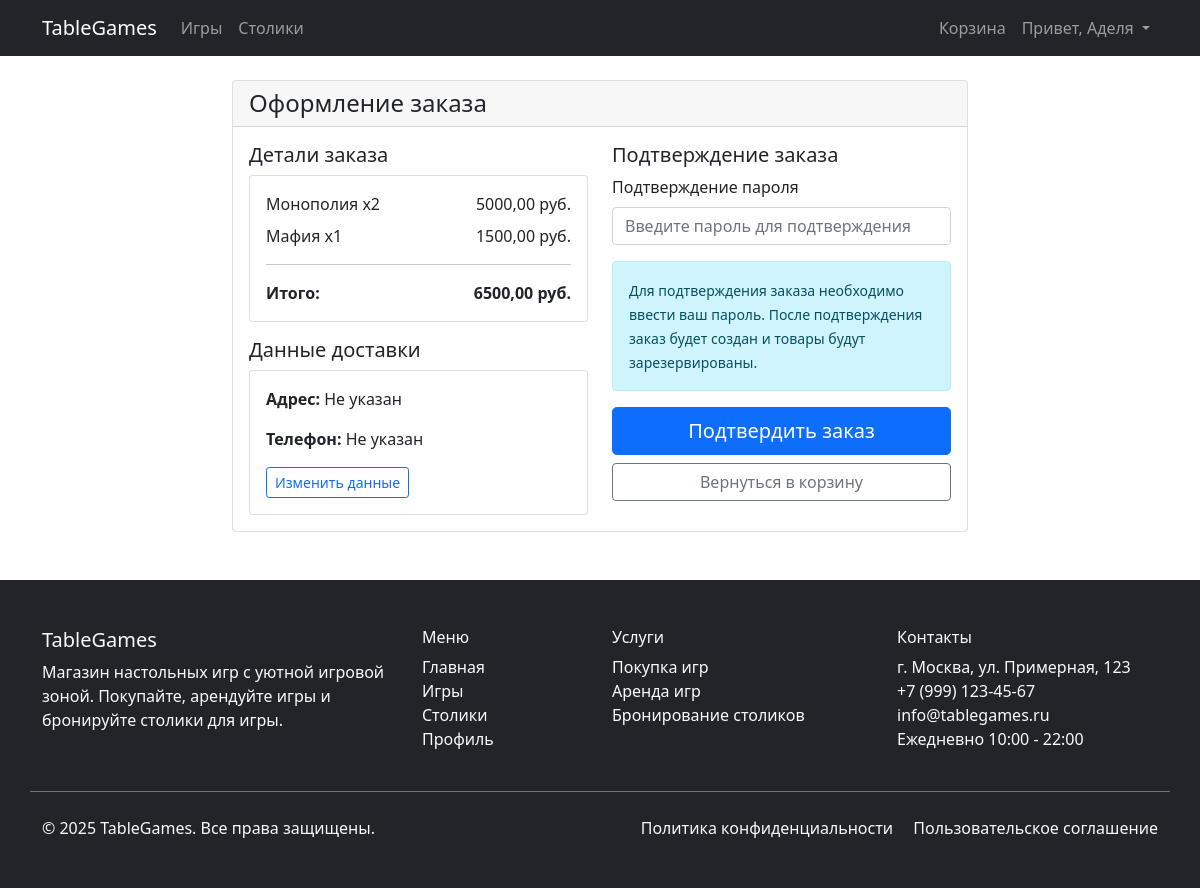
The page /order/create/ (signed in) on the database its author committed.
### tablegames/models.py (models this page shows, shortened)
class CartItem(models.Model):
    cart = models.ForeignKey(Cart, on_delete=models.CASCADE, related_name='items', verbose_name='Корзина')
    game = models.ForeignKey(Game, on_delete=models.CASCADE, verbose_name='Игра')
    quantity = models.PositiveIntegerField(default=1, verbose_name='Количество')
    added_at = models.DateTimeField(auto_now_add=True)
    class Meta:
        verbose_name = 'Элемент корзины'
        verbose_name_plural = 'Элементы корзины'
        unique_together = ['cart', 'game']
    @property
    def total_price(self):
        return self.game.price * self.quantity

class Game(models.Model):
    GAME_CATEGORIES = [
        ('strategy', 'Стратегические'),
        ('family', 'Семейные'),
        ('party', 'Для вечеринок'),
        ('cooperative', 'Кооперативные'),
        ('card', 'Карточные'),
        ('rpg', 'Ролевые'),
    ]
    name = models.CharField(max_length=200, verbose_name='Название игры')
    description = models.TextField(verbose_name='Описание')
    category = models.CharField(max_length=20, choices=GAME_CATEGORIES, verbose_name='Категория')
    price = models.DecimalField(max_digits=10, decimal_places=2, verbose_name='Цена покупки')
    rental_price_per_day = models.DecimalField(max_digits=8, decimal_places=2, verbose_name='Цена аренды за день')
    min_players = models.PositiveIntegerField(validators=[MinValueValidator(1)],
                                              verbose_name='Минимальное количество игроков')
    max_players = models.PositiveIntegerField(validators=[MinValueValidator(1)],
                                              verbose_name='Максимальное количество игроков')
    play_time_minutes = models.PositiveIntegerField(verbose_name='Время игры (минуты)')
    difficulty = models.PositiveIntegerField(
        validators=[MinValueValidator(1), MaxValueValidator(5)],
        verbose_name='Сложность (1-5)'
    )
    in_stock = models.PositiveIntegerField(default=0, verbose_name='В наличии для покупки')
    available_for_rental = models.PositiveIntegerField(default=0, verbose_name='Доступно для аренды')
    image = models.ImageField(upload_to='games/', blank=True, null=True, verbose_name='Изображение')
    created_at = models.DateTimeField(auto_now_add=True)
    class Meta:
        verbose_name = 'Игра'
        verbose_name_plural = 'Игры'

class Cart(models.Model):
    user = models.OneToOneField(User, on_delete=models.CASCADE, verbose_name='Пользователь')
    created_at = models.DateTimeField(auto_now_add=True)
    updated_at = models.DateTimeField(auto_now=True)
    class Meta:
        verbose_name = 'Корзина'
        verbose_name_plural = 'Корзины'
    @property
    def total_price(self):
        return sum(item.total_price for item in self.items.all())

class Customer(models.Model):
    user = models.OneToOneField('auth.User', on_delete=models.CASCADE, verbose_name='Пользователь')
    phone = models.CharField(max_length=20, verbose_name='Телефон')
    address = models.TextField(verbose_name='Адрес')
    created_at = models.DateTimeField(auto_now_add=True)
    class Meta:
        verbose_name = 'Клиент'
        verbose_name_plural = 'Клиенты'

### tablegames/views.py (the view)
# urls.py: path('order/create/', views.create_order_from_cart, name='create_order_from_cart'),
@login_required
def create_order_from_cart(request):
    cart = get_object_or_404(Cart, user=request.user)
    items = cart.items.select_related('game').all()
    if not items:
        messages.error(request, 'Корзина пуста')
        return redirect('cart_view')
    customer, created = Customer.objects.get_or_create(user=request.user)
    if request.method == 'POST':
        form = OrderConfirmationForm(request.user, request.POST)
        if form.is_valid():
            try:
                with transaction.atomic():
                    for item in items:
                        if item.quantity > item.game.in_stock:
                            messages.error(request,
                                           f'Товар "{item.game.name}" недоступен в количестве {item.quantity} шт.')
                            return redirect('cart_view')
                    total_amount = sum(item.total_price for item in items)
                    order = PurchaseOrder.objects.create(
                        customer=customer,
                        total_amount=total_amount,
                        shipping_address=customer.address
                    )
                    for item in items:
                        OrderItem.objects.create(
                            order=order,
                            game=item.game,
                            quantity=item.quantity,
                            price=item.game.price
                        )
                        item.game.in_stock -= item.quantity
                        item.game.save()
                    cart.items.all().delete()
                    messages.success(request, f'Заказ #{order.order_number} успешно создан!')
                    return redirect('order_success', order_id=order.id)
            except Exception as e:
                messages.error(request, f'Ошибка при создании заказа: {str(e)}')
        else:
            messages.error(request, 'Неверный пароль')
    else:
        form = OrderConfirmationForm(request.user)
    return render(request, 'tablegames/create_order.html', {
        'cart': cart,
        'items': items,
        'form': form,
        'customer': customer
    })

### tablegames/forms.py (shortened to what this page needs)
class OrderConfirmationForm(forms.Form):
    password = forms.CharField(
        widget=forms.PasswordInput(attrs={
            'class': 'form-control',
            'placeholder': 'Введите пароль для подтверждения',
            'id': 'password-confirm'
        }),
        label='Подтверждение пароля'
    )
    def __init__(self, user, *args, **kwargs):
        self.user = user
        super().__init__(*args, **kwargs)

### tablegames/templates/tablegames/create_order.html (shortened to what this page needs)
{% extends 'tablegames/base.html' %}
{% block content %}
<div class="row justify-content-center">
    <div class="col-md-8">
        <div class="card">
            <div class="card-header">
                <h4 class="card-title mb-0">Оформление заказа</h4>
            </div>
            <div class="card-body">
                <div class="row">
                    <div class="col-md-6">
                        <h5>Детали заказа</h5>
                        <div class="card mb-3">
                            <div class="card-body">
                                {% for item in items %}
                                <div class="d-flex justify-content-between mb-2">
                                    <span>{{ item.game.name }} x{{ item.quantity }}</span>
                                    <span>{{ item.total_price }} руб.</span>
                                </div>
                                {% endfor %}
                                <hr>
                                <div class="d-flex justify-content-between fw-bold">
                                    <span>Итого:</span>
                                    <span>{{ cart.total_price }} руб.</span>
                                </div>
                            </div>
                        </div>
                        <h5>Данные доставки</h5>
                        <div class="card">
                            <div class="card-body">
                                <p><strong>Адрес:</strong> {{ customer.address|default:"Не указан" }}</p>
                                <p><strong>Телефон:</strong> {{ customer.phone|default:"Не указан" }}</p>
                                <a href="{% url 'profile' %}" class="btn btn-sm btn-outline-primary">Изменить данные</a>
                            </div>
                        </div>
                    </div>
                    <div class="col-md-6">
                        <h5>Подтверждение заказа</h5>
                        <form method="post" id="order-form">
                            <div class="mb-3">
                                <label for="{{ form.password.id_for_label }}" class="form-label">{{ form.password.label }}</label>
                                {{ form.password }}
                            </div>
                            <div class="alert alert-info">
                                <small>
                                    Для подтверждения заказа необходимо ввести ваш пароль.
                                    После подтверждения заказ будет создан и товары будут зарезервированы.
                                </small>
                            </div>
                            <div class="d-grid gap-2">
                                <button type="submit" class="btn btn-primary btn-lg">Подтвердить заказ</button>
                                <a href="{% url 'cart_view' %}" class="btn btn-outline-secondary">Вернуться в корзину</a>
                            </div>
                        </form>
                    </div>
                </div>
            </div>
        </div>
    </div>
</div>
{% endblock %}

### tablegames/templates/tablegames/base.html (shortened to what this page needs)
<!DOCTYPE html>
<html lang="ru">
<head>
    <link href="https://cdn.jsdelivr.net/npm/bootstrap@5.1.3/dist/css/bootstrap.min.css" rel="stylesheet">
    {% load static %}
</head>
<body class="d-flex flex-column min-vh-100">
    <nav class="navbar navbar-expand-lg navbar-dark bg-dark">
    <div class="container">
        <a class="navbar-brand" href="{% url 'index' %}">TableGames</a>
        <div class="collapse navbar-collapse" id="navbarNav">
            <ul class="navbar-nav me-auto">
                <li class="nav-item">
                    <a class="nav-link" href="{% url 'game_list' %}">Игры</a>
                </li>
                <li class="nav-item">
                    <a class="nav-link" href="{% url 'table_list' %}">Столики</a>
                </li>
            </ul>
            <ul class="navbar-nav">
                {% if user.is_authenticated %}
                <li class="nav-item">
                    <a class="nav-link" href="{% url 'cart_view' %}">Корзина</a>
                </li>
                <li class="nav-item dropdown">
                    <a class="nav-link dropdown-toggle" href="#" role="button" data-bs-toggle="dropdown">
                        Привет, {{ user.first_name|default:user.username }}
                    </a>
                </li>
                {% endif %}
            </ul>
        </div>
    </div>
</nav>
    <main class="flex-grow-1">
        <div class="container mt-4">
            {% block content %}
            {% endblock %}
        </div>
    </main>
    <footer class="bg-dark text-light mt-5">
        <div class="container py-5">
            <div class="row">
                <div class="col-md-4 mb-4">
                    <h5>TableGames</h5>
                    <p>Магазин настольных игр с уютной игровой зоной. Покупайте, арендуйте игры и бронируйте столики для игры.</p>
                </div>
                <div class="col-md-2 mb-4">
                    <h6>Меню</h6>
                    <ul class="list-unstyled">
                        <li><a href="{% url 'index' %}" class="text-light text-decoration-none">Главная</a></li>
                        <li><a href="{% url 'game_list' %}" class="text-light text-decoration-none">Игры</a></li>
                        <li><a href="{% url 'table_list' %}" class="text-light text-decoration-none">Столики</a></li>
                        <li><a href="{% url 'profile' %}" class="text-light text-decoration-none">Профиль</a></li>
                    </ul>
                </div>
                <div class="col-md-3 mb-4">
                    <h6>Услуги</h6>
                    <ul class="list-unstyled">
                        <li><a href="{% url 'game_list' %}" class="text-light text-decoration-none">Покупка игр</a></li>
                        <li><a href="{% url 'game_list' %}" class="text-light text-decoration-none">Аренда игр</a></li>
                        <li><a href="{% url 'table_list' %}" class="text-light text-decoration-none">Бронирование столиков</a></li>
                    </ul>
                </div>
                <div class="col-md-3 mb-4">
                    <h6>Контакты</h6>
                    <ul class="list-unstyled">
                        <li>г. Москва, ул. Примерная, 123</li>
                        <li>+7 (999) 123-45-67</li>
                        <li>info@tablegames.ru</li>
                        <li>Ежедневно 10:00 - 22:00</li>
                    </ul>
                </div>
            </div>
            <div class="row pt-4 border-top border-secondary">
                <div class="col-md-6">
                    <p class="mb-0">&copy; 2025 TableGames. Все права защищены.</p>
                </div>
                <div class="col-md-6 text-md-end">
                    <a href="#" class="text-light text-decoration-none me-3">Политика конфиденциальности</a>
                    <a href="#" class="text-light text-decoration-none">Пользовательское соглашение</a>
                </div>
            </div>
        </div>
    </footer>
</body>
</html>

### rows shown on the page
CartItem: game.name "Монополия", quantity "2", total_price "5000,00"
CartItem: game.name "Мафия", quantity "1", total_price "1500,00"
Cart: total_price "6500,00"
Customer: address "Не указан", phone "Не указан"

### other values the page prints
{{ user.first_name|default:user.username }} "Аделя"
